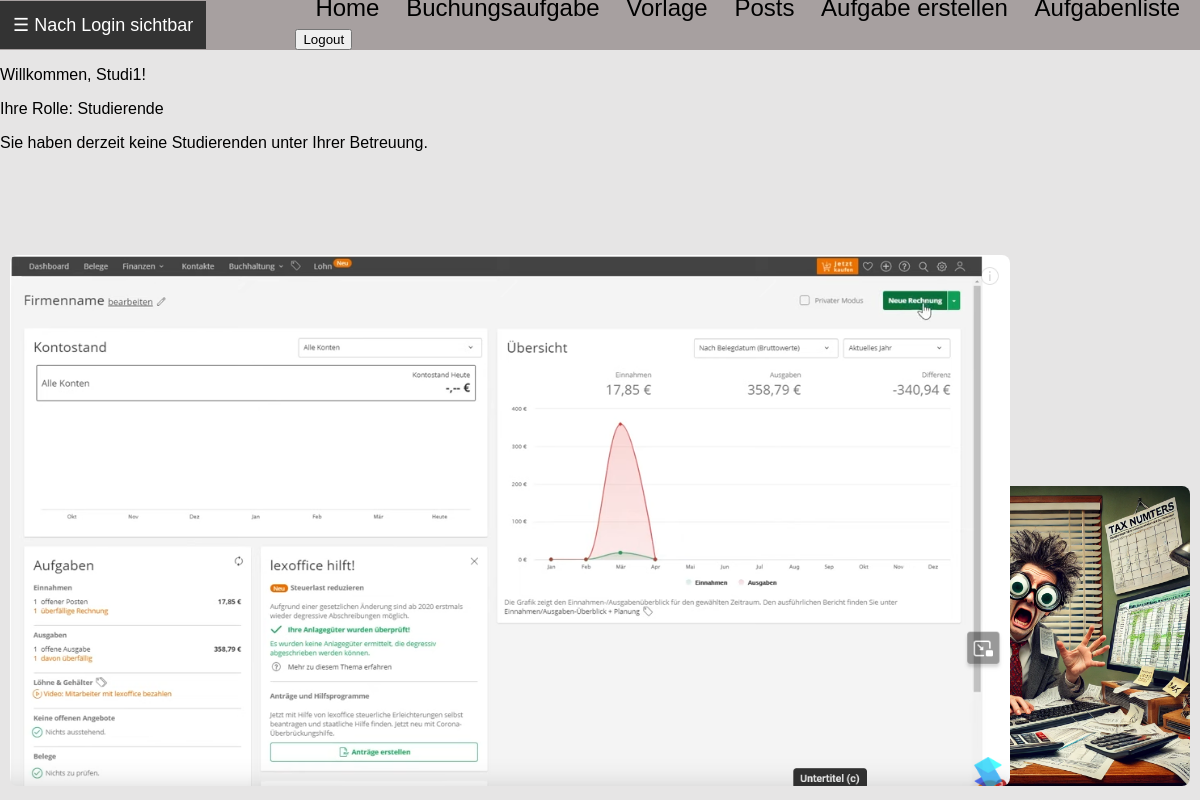
The app's page / (signed in), older data.
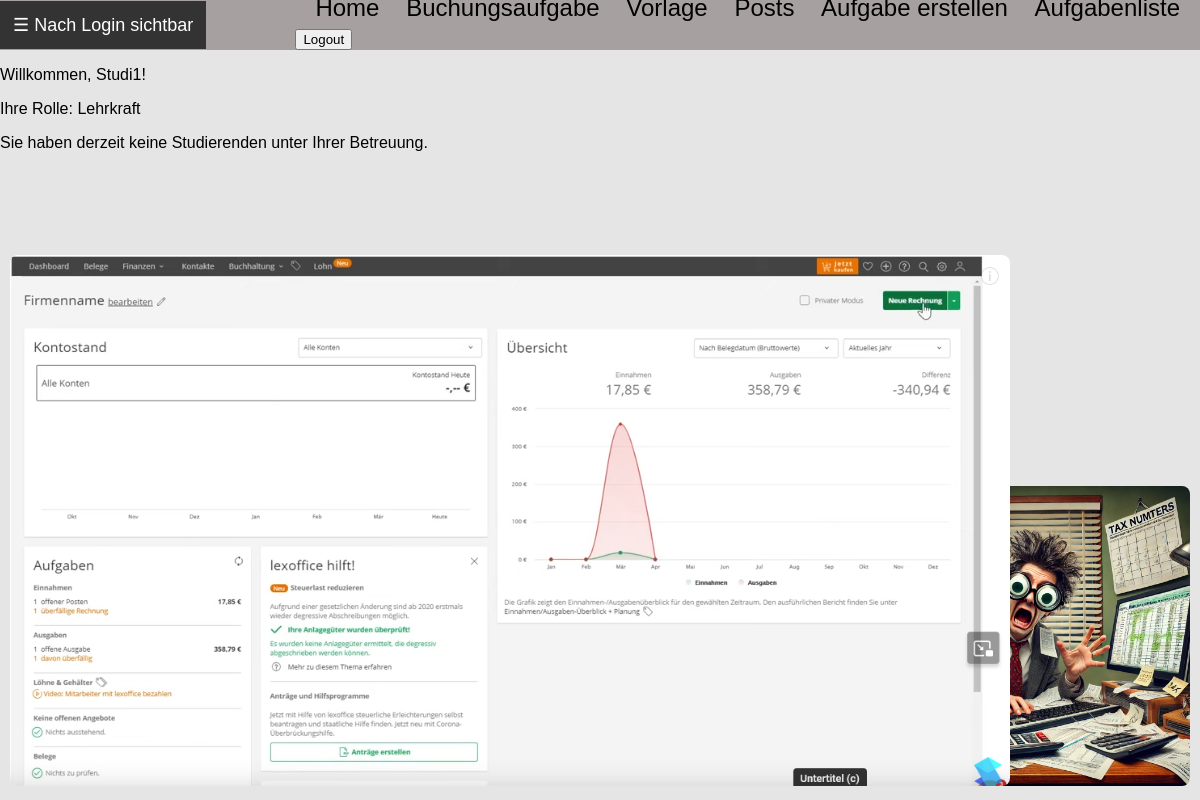
The same page, newer data.
### users/models.py (models this page shows, shortened)
class CustomUser(AbstractUser):
    ROLE_CHOICES = (
        ('student', 'Studierende'),
        ('teacher', 'Lehrkraft'),
    )
    role = models.CharField(max_length=10, choices=ROLE_CHOICES, default='student')
    professor = models.ForeignKey(
        'self',
        null=True, blank=True,
        limit_choices_to={'role': 'teacher'},
        on_delete=models.SET_NULL,
        related_name='students'
    )

### young_wolf/views.py (the view)
# urls.py: path('', views.index, name = 'index'),
@login_required(login_url="/users/login/")
def index(request):
    students = request.user.students.all() if request.user.role == 'teacher' else None
    return render(request, 'index.html', {'students': students})

### templates/index.html (shortened to what this page needs)
{% extends 'vorlage.html' %}
{% load static %}
{% block content %}
    {% if user.is_authenticated %}
    <p>Willkommen, {{ user.username }}!</p>
    {% if user.is_superuser %}
        <p>Ihre Rolle: Admin</p>
    {% else %}
        <p>Ihre Rolle: {{ user.get_role_display }}</p>
    {% endif %}
    {% if students %}
        <h2>Ihre Studierenden:</h2>
        <ul>
        {% for student in students %}
            <li>{{ student.username }} - {{ student.email }}</li>
        {% endfor %}
        </ul>
    {% else %}
        <p>Sie haben derzeit keine Studierenden unter Ihrer Betreuung.</p>
    {% endif %}
{% else %}
    <p>Bitte <a href="{% url 'users:login' %}">loggen Sie sich ein</a>.</p>
{% endif %}
    <div class="bottom_right_image">
        <img src="/media/img1.webp" alt="Meme">
    </div>
    <div class="bottom_left_image">
        <img src="/media/blueprint.png" alt="Lexware Übersicht">
    </div>
{% endblock %}

Row changes from the older to the newer data that the page shows:
changed CustomUser "Studi1": role "Studierende" → "Lehrkraft"
